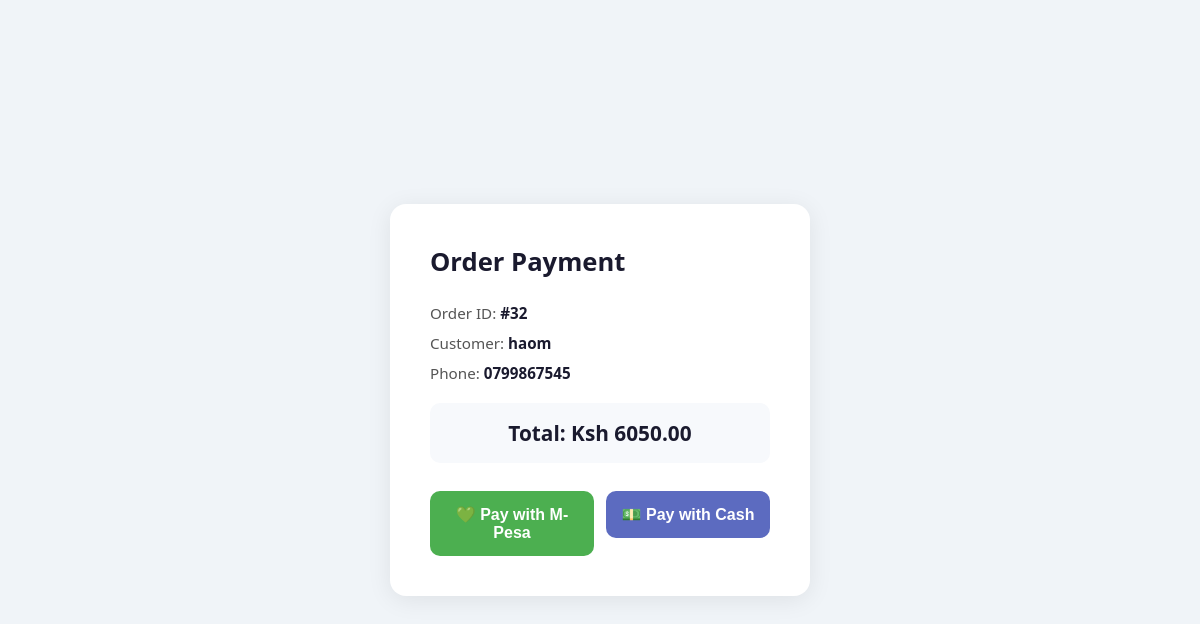
The page /payments/32/ on the database its author committed.
### orders/models.py (models this page shows, shortened)
class Order(models.Model):
    STATUS_CHOICES = (
        ('received', 'Received'),
        ('washing', 'Washing'),
        ('drying', 'Drying'),
        ('ready', 'Ready for Pickup'),
        ('delivered', 'Delivered'),
    )
    customer_name = models.CharField(max_length=100)
    phone_number = models.CharField(max_length=13)
    status = models.CharField(
        max_length=20,
        choices=STATUS_CHOICES,
        default='received'
    )
    created_at = models.DateTimeField(auto_now_add=True)
    def total_price(self):
        total = Decimal('0.00')
        try:
            for item in self.items.select_related('service').all():
                try:
                    total += item.total_price()
                except (InvalidOperation, TypeError, ValueError, Exception):
                    continue
        except Exception:
            return Decimal('0.00')
        return total

class OrderItem(models.Model):
    order = models.ForeignKey(
        Order,
        related_name='items',
        on_delete=models.CASCADE
    )
    service = models.ForeignKey(
        Service,
        on_delete=models.CASCADE
    )
    quantity = models.PositiveIntegerField(default=1)
    price = models.DecimalField(max_digits=20, decimal_places=2, default=0)
    def total_price(self):
        try:
            return Decimal(str(self.service.price)) * self.quantity
        except (InvalidOperation, TypeError, ValueError, AttributeError):
            return Decimal('0.00')

### services/models.py (models this page shows, shortened)
class Service(models.Model):
    name = models.CharField(max_length=100)
    description = models.TextField(default="No description")
    price = models.DecimalField(max_digits=8, decimal_places=2)

### payments/views.py (the view)
# urls.py: path("<int:order_id>/", views.payment_page, name="payment_page"),
def payment_page(request, order_id):
    order = get_object_or_404(Order, id=order_id)
    return render(request, "payments/payment_page.html", {
        "order": order,
        "customer_name": order.customer_name,
        "phone": order.phone_number,
    })

### payments/templates/payments/payment_page.html (shortened to what this page needs)
<!DOCTYPE html>
<html lang="en">
<head>
</head>
<body>
<div class="card">
    <h2>Order Payment</h2>
    <div class="info-row">Order ID: <span>#{{ order.id }}</span></div>
    <div class="info-row">Customer: <span>{{ order.customer_name }}</span></div>
    <div class="info-row">Phone: <span>{{ order.phone_number }}</span></div>
    <div class="total">Total: Ksh {{ order.total_price }}</div>
    <div class="btn-group">
        <form method="POST" action="{% url 'payments:process_payment' order.id %}" style="flex:1">
            <button type="submit" class="btn btn-mpesa" style="width:100%">
                💚 Pay with M-Pesa
            </button>
        </form>
        <form method="POST" action="{% url 'payments:process_payment' order.id %}" style="flex:1">
            <button type="submit" class="btn btn-cash" style="width:100%">
                💵 Pay with Cash
            </button>
        </form>
    </div>
</div>
</body>
</html>

### payments/templates/payments/payment_page.html (style rules this page uses)
* { margin: 0; padding: 0; box-sizing: border-box; }
body { font-family: 'Segoe UI', sans-serif; background: #f0f4f8; min-height: 100vh; display: flex; align-items: center; justify-content: center; }
.card { background: white; border-radius: 16px; padding: 40px; width: 100%; max-width: 420px; box-shadow: 0 4px 24px rgba(0,0,0,0.08); }
h2 { font-size: 1.6rem; margin-bottom: 24px; color: #1a1a2e; }
.info-row { margin-bottom: 10px; color: #555; font-size: 0.95rem; }
.info-row span { font-weight: 600; color: #1a1a2e; }
.total { font-size: 1.3rem; font-weight: 700; color: #1a1a2e; margin: 20px 0 28px; padding: 16px; background: #f7f9fc; border-radius: 10px; text-align: center; }
.btn-group { display: flex; gap: 12px; }
.btn { flex: 1; padding: 14px; border: none; border-radius: 10px; font-size: 1rem; font-weight: 600; cursor: pointer; transition: transform 0.1s, opacity 0.2s; }
.btn-mpesa { background: #4caf50; color: white; }
.btn-cash { background: #5c6bc0; color: white; }

### rows shown on the page
Order: id "32", customer_name "haom", phone_number "0799867545", total_price "6050.00"
